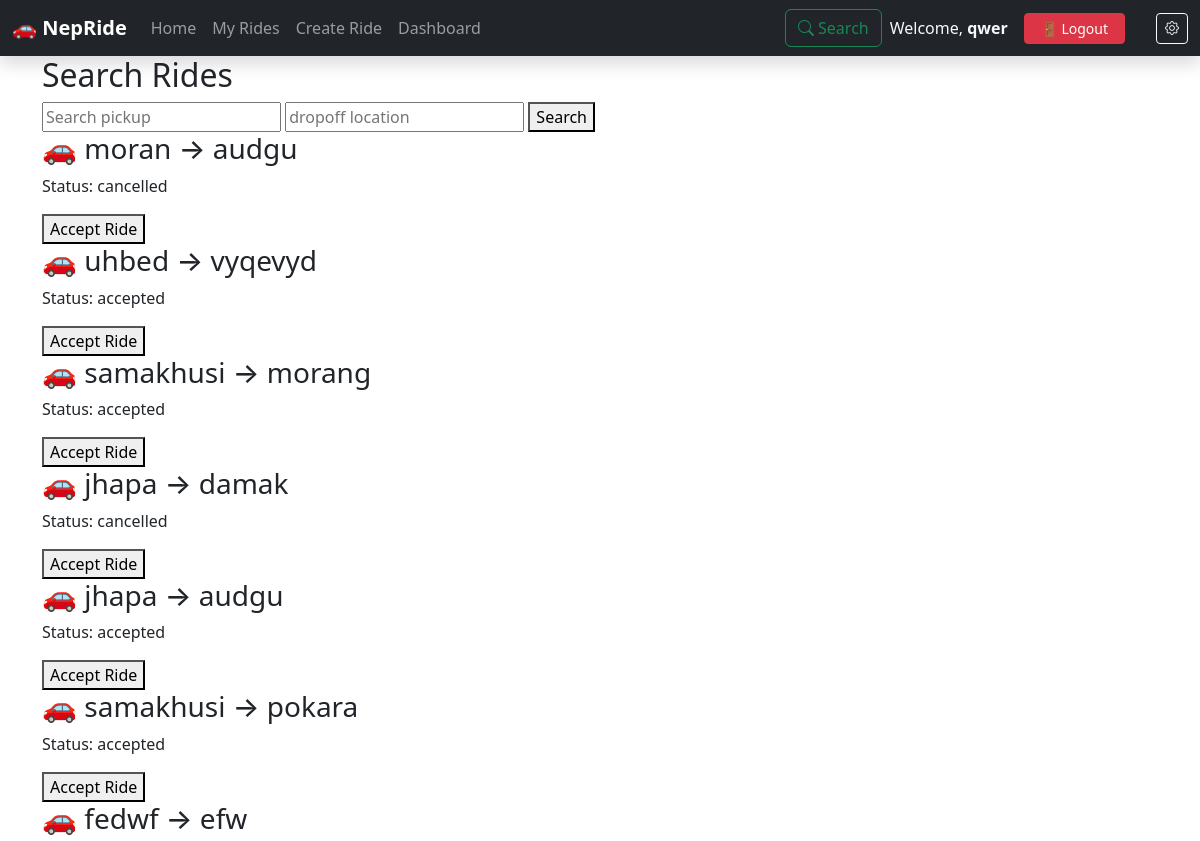
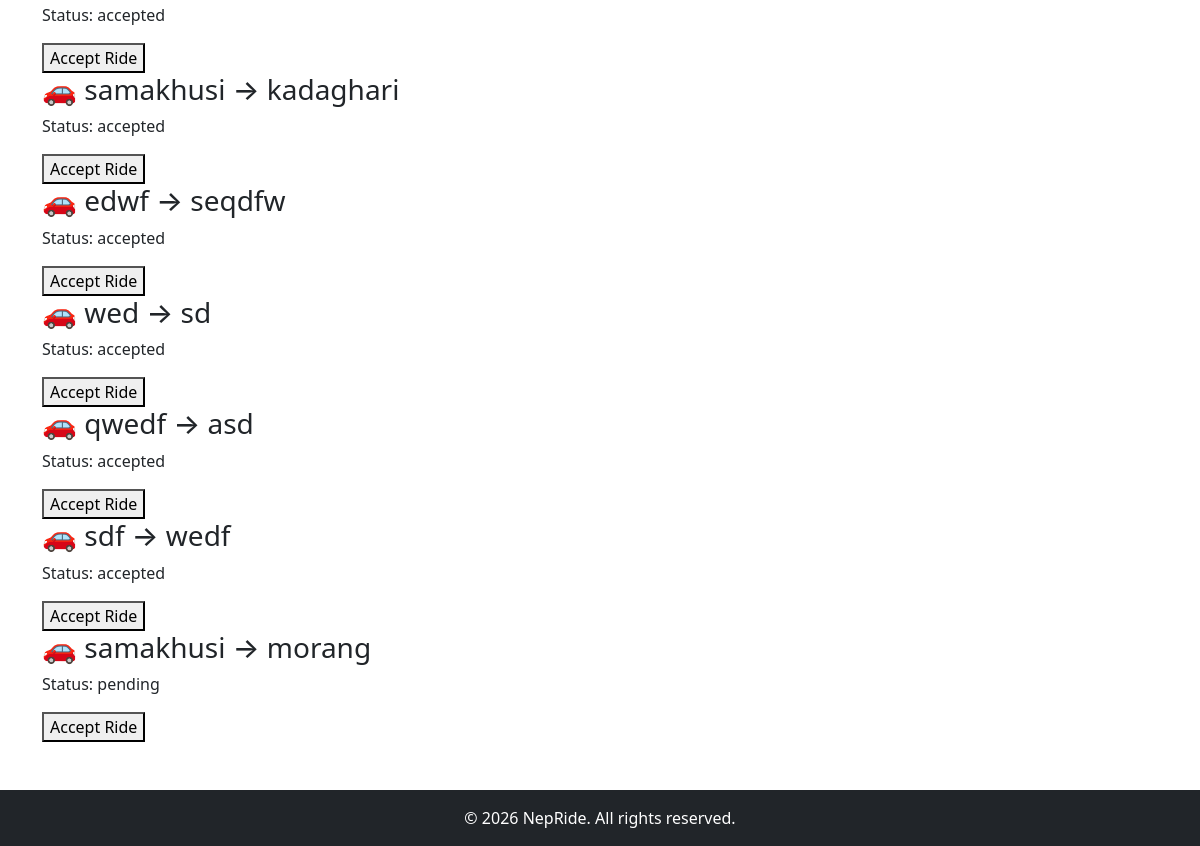
The page /search/ (signed in) on the database as committed earlier (2 pictures, top to bottom).
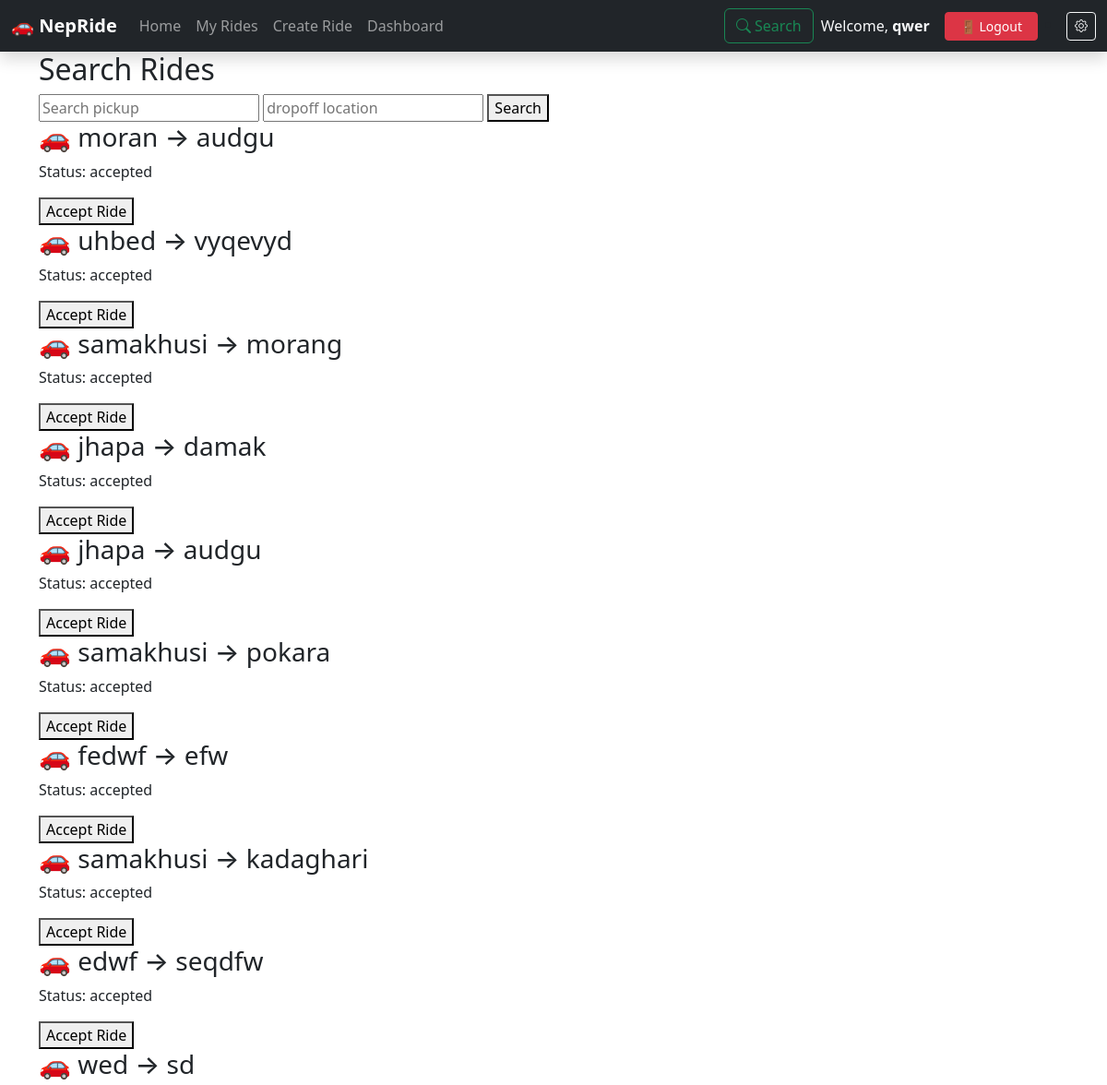
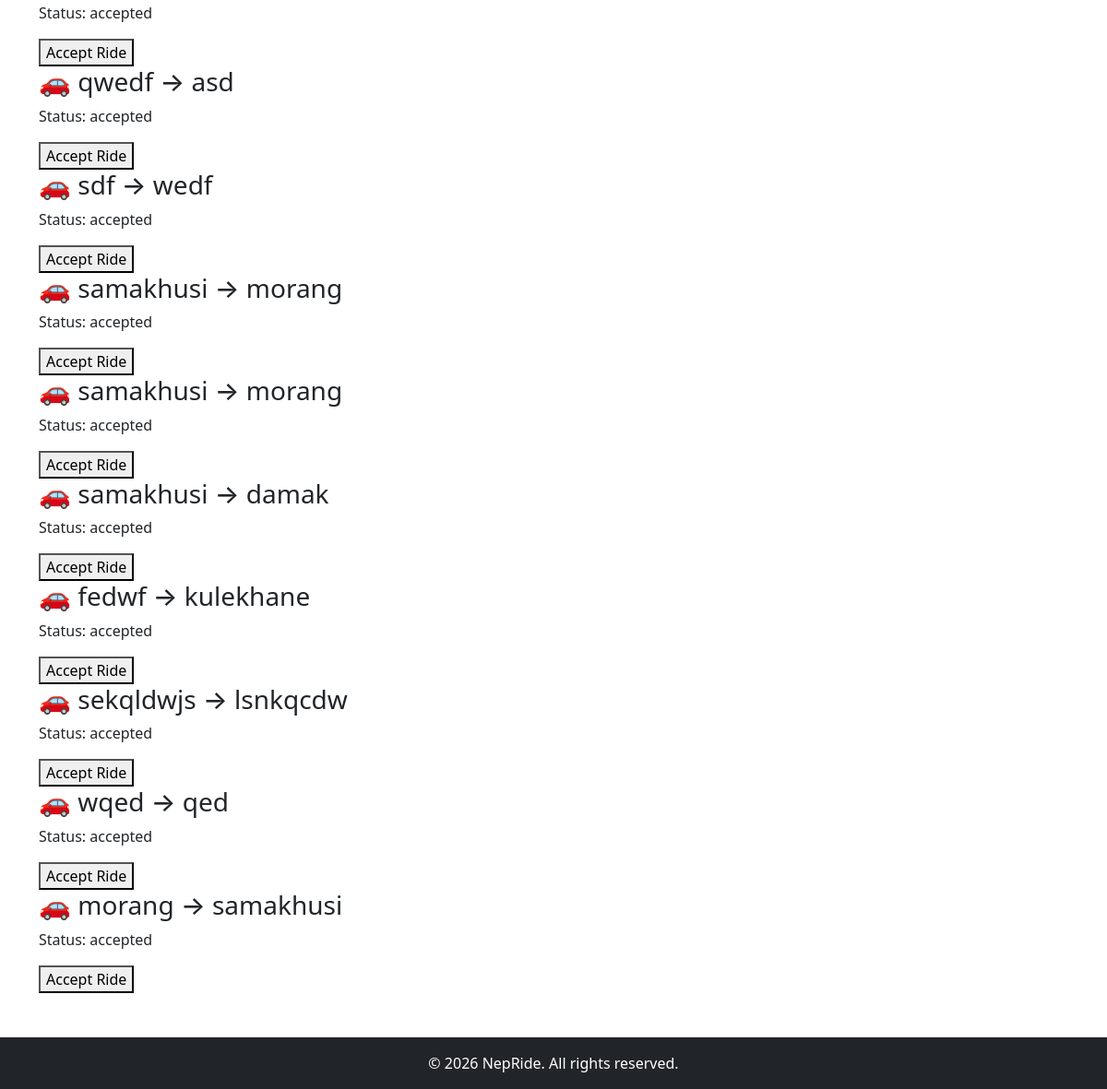
The same page on the database as committed later (2 pictures, top to bottom).
### ride/models.py (models this page shows, shortened)
class Ride(models.Model):
    STATUS_CHOICES = [
        ('pending', 'Pending'),
        ('accepted', 'Accepted'),
        ('completed', 'Completed'),
        ('cancelled', 'Cancelled'),
    ]
    user = models.ForeignKey(User, on_delete=models.CASCADE)
    driver = models.ForeignKey(Driver, on_delete=models.CASCADE, blank=True, null=True)
    pickup_location = models.CharField(max_length=255)
    dropoff_location = models.CharField(max_length=255)
    fare = models.DecimalField(max_digits=8, decimal_places=2)
    status = models.CharField(max_length=20, choices=STATUS_CHOICES, default='pending')
    created_at = models.DateTimeField(auto_now_add=True)

### ride/views.py (the view)
# urls.py: path('search/', RideSearchView.as_view(), name='search'),
class RideSearchView(LoginRequiredMixin, ListView):
    model = Ride
    template_name = 'ride_search.html'
    context_object_name = 'rides'
    def get_queryset(self):
        query = self.request.GET.get('q')
        if query:
            return Ride.objects.filter(
                Q(pickup_location__icontains=query) |
                Q(dropoff_location__icontains=query)
            )
        return Ride.objects.all()

### nepride/templates/ride_search.html
{% extends "base.html" %}
{% block content %}
<div class="container">
    <h2>Search Rides</h2>
    <form method="GET">
        <div class="search-box">
            <input type="text"  name="q"  placeholder="Search pickup ">
            <input type="text"  name="q"  placeholder="dropoff location">
            <button>Search</button>
        </div>
    </form>
     {% for ride in rides %}
    <div class="ride-card">
        <h3>🚗 {{ ride.pickup_location }} → {{ ride.dropoff_location }}</h3>
        <p>Status: {{ ride.status }}</p>
        <a href="{% url 'ride_accept' ride.id %}">
            <button>Accept Ride</button>
        </a>
    </div>
   {% endfor %}
</div>
{% endblock content %}

### nepride/templates/base.html (shortened to what this page needs)
<!DOCTYPE html>
<html lang="en">
<head>
    {% load static %}
    <link href="https://cdn.jsdelivr.net/npm/bootstrap@5.3.2/dist/css/bootstrap.min.css" rel="stylesheet">
    <link rel="stylesheet" href="{% static 'css/style.css' %}">
    <link rel="stylesheet" href="https://cdn.jsdelivr.net/npm/bootstrap-icons@1.11.3/font/bootstrap-icons.css">
</head>
<body>
 {% include "nav.html" %}
<main>
    {% block content %}
    {% endblock content %}
</main>
<footer class="bg-dark text-white text-center py-3 mt-5">
    <p class="mb-0">&copy; {% now "Y" %} NepRide. All rights reserved.</p>
</footer>
</body>
</html>

### nepride/templates/nav.html (shortened to what this page needs)
<nav class="navbar navbar-expand-lg navbar-dark bg-dark shadow">
    <div class="container-fluid">
        <a class="navbar-brand fw-bold" href="{% url 'home' %}">🚗 NepRide</a>
        <div class="collapse navbar-collapse" id="navbarNav">
            <div class="collapse navbar-collapse" id="navbarNav">
<ul class="navbar-nav me-auto">
<li class="nav-item">
<a class="nav-link custom-nav" href="{% url 'home' %}">Home</a>
</li>
{% if user.is_authenticated %}
<li class="nav-item">
<a class="nav-link custom-nav" href="{% url 'ride_list' %}">My Rides</a>
</li>
<li class="nav-item">
<a class="nav-link custom-nav" href="{% url 'ride_create' %}">Create Ride</a>
</li>
<li class="nav-item">
<a class="nav-link custom-nav" href="{% url 'dashboard' %}">Dashboard</a>
</li>
{% endif %}
</ul>
</div>
            <div class="d-flex align-items-center gap-2">
                <form class="d-flex" action="{% url 'search' %}" role="search">
                  <button class="btn btn-outline-success" type="submit">
                        <i class="bi bi-search"></i> Search</button>
                </form>
               {% if user.is_authenticated %}
                    <span class="text-light me-2">Welcome, <strong>{{ user.username }}</strong></span>
                    <form method="post" action="{% url 'logout' %}" class="d-inline">
                        <button type="submit" class="btn btn-danger btn-sm px-3">
                          🚪 Logout
                        </button>
                    </form>
                {% else %}
                    <a href="{% url 'login' %}" class="btn btn-outline-light btn-sm">Login</a>
                    <a href="{% url 'register' %}" class="btn btn-primary btn-sm">Register</a>
                {% endif %}
                <li class="nav-item">
                    <a class="btn btn-outline-light bi bi-gear btn-sm" href="{% url 'settings' %}"></a>
                </li>
            </div>
        </div>
    </div>
</nav>

Rows that differ between the two databases and show on the page:
changed Ride "moran": status "cancelled" → "accepted"
changed Ride (number 4 of 19 on the later page): status "cancelled" → "accepted"
changed Ride (number 13 of 19 on the later page): status "pending" → "accepted"
added Ride: pickup_location "samakhusi", dropoff_location "morang", status "accepted"
added Ride: pickup_location "samakhusi", dropoff_location "damak", status "accepted"
added Ride: pickup_location "fedwf", dropoff_location "kulekhane", status "accepted"
added Ride: pickup_location "sekqldwjs", dropoff_location "lsnkqcdw", status "accepted"
added Ride: pickup_location "wqed", dropoff_location "qed", status "accepted"
added Ride: pickup_location "morang", dropoff_location "samakhusi", status "accepted"
